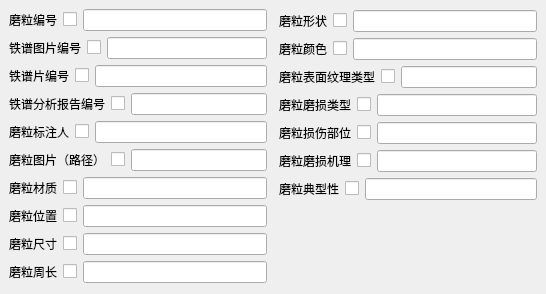
      <widget class="QWidget" name="tab_15">
       <attribute name="title">
        <string>磨粒标注信息表</string>
       </attribute>
       <widget class="QWidget" name="layoutWidget">
        <property name="geometry">
         <rect>
          <x>9</x>
          <y>9</y>
          <width>258</width>
          <height>276</height>
         </rect>
        </property>
        <layout class="QVBoxLayout" name="verticalLayout_13">
         <item>
          <layout class="QHBoxLayout" name="horizontalLayout_83">
           <item>
            <widget class="QLabel" name="label_82">
             <property name="text">
              <string>磨粒编号</string>
             </property>
            </widget>
           </item>
           <item>
            <widget class="QCheckBox" name="checkBox_81">
             <property name="text">
              <string/>
             </property>
            </widget>
           </item>
           <item>
            <widget class="QLineEdit" name="lineEdit_81"/>
           </item>
          </layout>
         </item>
         <item>
          <layout class="QHBoxLayout" name="horizontalLayout_84">
           <item>
            <widget class="QLabel" name="label_83">
             <property name="text">
              <string>铁谱图片编号</string>
             </property>
            </widget>
           </item>
           <item>
            <widget class="QCheckBox" name="checkBox_82">
             <property name="text">
              <string/>
             </property>
            </widget>
           </item>
           <item>
            <widget class="QLineEdit" name="lineEdit_82"/>
           </item>
          </layout>
         </item>
         <item>
          <layout class="QHBoxLayout" name="horizontalLayout_85">
           <item>
            <widget class="QLabel" name="label_84">
             <property name="text">
              <string>铁谱片编号</string>
             </property>
            </widget>
           </item>
           <item>
            <widget class="QCheckBox" name="checkBox_83">
             <property name="text">
              <string/>
             </property>
            </widget>
           </item>
           <item>
            <widget class="QLineEdit" name="lineEdit_83"/>
           </item>
          </layout>
         </item>
         <item>
          <layout class="QHBoxLayout" name="horizontalLayout_86">
           <item>
            <widget class="QLabel" name="label_85">
             <property name="text">
              <string>铁谱分析报告编号</string>
             </property>
            </widget>
           </item>
           <item>
            <widget class="QCheckBox" name="checkBox_84">
             <property name="text">
              <string/>
             </property>
            </widget>
           </item>
           <item>
            <widget class="QLineEdit" name="lineEdit_84"/>
           </item>
          </layout>
         </item>
         <item>
          <layout class="QHBoxLayout" name="horizontalLayout_87">
           <item>
            <widget class="QLabel" name="label_86">
             <property name="text">
              <string>磨粒标注人</string>
             </property>
            </widget>
           </item>
           <item>
            <widget class="QCheckBox" name="checkBox_85">
             <property name="text">
              <string/>
             </property>
            </widget>
           </item>
           <item>
            <widget class="QLineEdit" name="lineEdit_85"/>
           </item>
          </layout>
         </item>
         <item>
          <layout class="QHBoxLayout" name="horizontalLayout_88">
           <item>
            <widget class="QLabel" name="label_87">
             <property name="text">
              <string>磨粒图片（路径）</string>
             </property>
            </widget>
           </item>
           <item>
            <widget class="QCheckBox" name="checkBox_86">
             <property name="text">
              <string/>
             </property>
            </widget>
           </item>
           <item>
            <widget class="QLineEdit" name="lineEdit_86"/>
           </item>
          </layout>
         </item>
         <item>
          <layout class="QHBoxLayout" name="horizontalLayout_89">
           <item>
            <widget class="QLabel" name="label_88">
             <property name="text">
              <string>磨粒材质</string>
             </property>
            </widget>
           </item>
           <item>
            <widget class="QCheckBox" name="checkBox_87">
             <property name="text">
              <string/>
             </property>
            </widget>
           </item>
           <item>
            <widget class="QLineEdit" name="lineEdit_87"/>
           </item>
          </layout>
         </item>
         <item>
          <layout class="QHBoxLayout" name="horizontalLayout_90">
           <item>
            <widget class="QLabel" name="label_89">
             <property name="text">
              <string>磨粒位置</string>
             </property>
            </widget>
           </item>
           <item>
            <widget class="QCheckBox" name="checkBox_88">
             <property name="text">
              <string/>
             </property>
            </widget>
           </item>
           <item>
            <widget class="QLineEdit" name="lineEdit_88"/>
           </item>
          </layout>
         </item>
         <item>
          <layout class="QHBoxLayout" name="horizontalLayout_91">
           <item>
            <widget class="QLabel" name="label_90">
             <property name="text">
              <string>磨粒尺寸</string>
             </property>
            </widget>
           </item>
           <item>
            <widget class="QCheckBox" name="checkBox_89">
             <property name="text">
              <string/>
             </property>
            </widget>
           </item>
           <item>
            <widget class="QLineEdit" name="lineEdit_89"/>
           </item>
          </layout>
         </item>
         <item>
          <layout class="QHBoxLayout" name="horizontalLayout_92">
           <item>
            <widget class="QLabel" name="label_91">
             <property name="text">
              <string>磨粒周长</string>
             </property>
            </widget>
           </item>
           <item>
            <widget class="QCheckBox" name="checkBox_90">
             <property name="text">
              <string/>
             </property>
            </widget>
           </item>
           <item>
            <widget class="QLineEdit" name="lineEdit_90"/>
           </item>
          </layout>
         </item>
        </layout>
       </widget>
       <widget class="QWidget" name="layoutWidget">
        <property name="geometry">
         <rect>
          <x>279</x>
          <y>10</y>
          <width>258</width>
          <height>192</height>
         </rect>
        </property>
        <layout class="QVBoxLayout" name="verticalLayout_14">
         <item>
          <layout class="QHBoxLayout" name="horizontalLayout_93">
           <item>
            <widget class="QLabel" name="label_92">
             <property name="text">
              <string>磨粒形状</string>
             </property>
            </widget>
           </item>
           <item>
            <widget class="QCheckBox" name="checkBox_91">
             <property name="text">
              <string/>
             </property>
            </widget>
           </item>
           <item>
            <widget class="QLineEdit" name="lineEdit_91"/>
           </item>
          </layout>
         </item>
         <item>
          <layout class="QHBoxLayout" name="horizontalLayout_94">
           <item>
            <widget class="QLabel" name="label_93">
             <property name="text">
              <string>磨粒颜色</string>
             </property>
            </widget>
           </item>
           <item>
            <widget class="QCheckBox" name="checkBox_92">
             <property name="text">
              <string/>
             </property>
            </widget>
           </item>
           <item>
            <widget class="QLineEdit" name="lineEdit_92"/>
           </item>
          </layout>
         </item>
         <item>
          <layout class="QHBoxLayout" name="horizontalLayout_95">
           <item>
            <widget class="QLabel" name="label_94">
             <property name="text">
              <string>磨粒表面纹理类型</string>
             </property>
            </widget>
           </item>
           <item>
            <widget class="QCheckBox" name="checkBox_93">
             <property name="text">
              <string/>
             </property>
            </widget>
           </item>
           <item>
            <widget class="QLineEdit" name="lineEdit_93"/>
           </item>
          </layout>
         </item>
         <item>
          <layout class="QHBoxLayout" name="horizontalLayout_96">
           <item>
            <widget class="QLabel" name="label_95">
             <property name="text">
              <string>磨粒磨损类型</string>
             </property>
            </widget>
           </item>
           <item>
            <widget class="QCheckBox" name="checkBox_94">
             <property name="text">
              <string/>
             </property>
            </widget>
           </item>
           <item>
            <widget class="QLineEdit" name="lineEdit_94"/>
           </item>
          </layout>
         </item>
         <item>
          <layout class="QHBoxLayout" name="horizontalLayout_97">
           <item>
            <widget class="QLabel" name="label_96">
             <property name="text">
              <string>磨粒损伤部位</string>
             </property>
            </widget>
           </item>
           <item>
            <widget class="QCheckBox" name="checkBox_95">
             <property name="text">
              <string/>
             </property>
            </widget>
           </item>
           <item>
            <widget class="QLineEdit" name="lineEdit_95"/>
           </item>
          </layout>
         </item>
         <item>
          <layout class="QHBoxLayout" name="horizontalLayout_98">
           <item>
            <widget class="QLabel" name="label_97">
             <property name="text">
              <string>磨粒磨损机理</string>
             </property>
            </widget>
           </item>
           <item>
            <widget class="QCheckBox" name="checkBox_96">
             <property name="text">
              <string/>
             </property>
            </widget>
           </item>
           <item>
            <widget class="QLineEdit" name="lineEdit_96"/>
           </item>
          </layout>
         </item>
         <item>
          <layout class="QHBoxLayout" name="horizontalLayout_99">
           <item>
            <widget class="QLabel" name="label_98">
             <property name="text">
              <string>磨粒典型性</string>
             </property>
            </widget>
           </item>
           <item>
            <widget class="QCheckBox" name="checkBox_97">
             <property name="text">
              <string/>
             </property>
            </widget>
           </item>
           <item>
            <widget class="QLineEdit" name="lineEdit_97"/>
           </item>
          </layout>
         </item>
        </layout>
       </widget>
      </widget>
